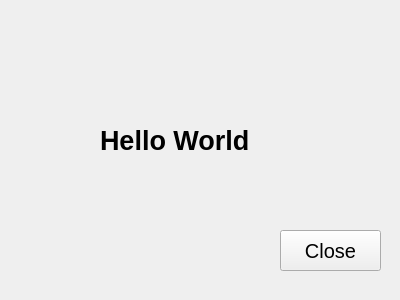
<?xml version="1.0" encoding="UTF-8"?>
<ui version="4.0">
 <class>App</class>
 <widget class="QWidget" name="App">
  <property name="geometry">
   <rect>
    <x>0</x>
    <y>0</y>
    <width>400</width>
    <height>300</height>
   </rect>
  </property>
  <property name="windowTitle">
   <string>App</string>
  </property>
  <widget class="QPushButton" name="pushButton">
   <property name="geometry">
    <rect>
     <x>280</x>
     <y>230</y>
     <width>101</width>
     <height>41</height>
    </rect>
   </property>
   <property name="font">
    <font>
     <pointsize>15</pointsize>
    </font>
   </property>
   <property name="text">
    <string>Close</string>
   </property>
  </widget>
  <widget class="QLabel" name="label">
   <property name="geometry">
    <rect>
     <x>100</x>
     <y>100</y>
     <width>191</width>
     <height>81</height>
    </rect>
   </property>
   <property name="font">
    <font>
     <pointsize>20</pointsize>
     <bold>true</bold>
    </font>
   </property>
   <property name="text">
    <string>Hello World</string>
   </property>
  </widget>
 </widget>
 <resources/>
 <connections>
  <connection>
   <sender>pushButton</sender>
   <signal>clicked()</signal>
   <receiver>App</receiver>
   <slot>close()</slot>
   <hints>
    <hint type="sourcelabel">
     <x>330</x>
     <y>250</y>
    </hint>
    <hint type="destinationlabel">
     <x>199</x>
     <y>149</y>
    </hint>
   </hints>
  </connection>
 </connections>
</ui>
